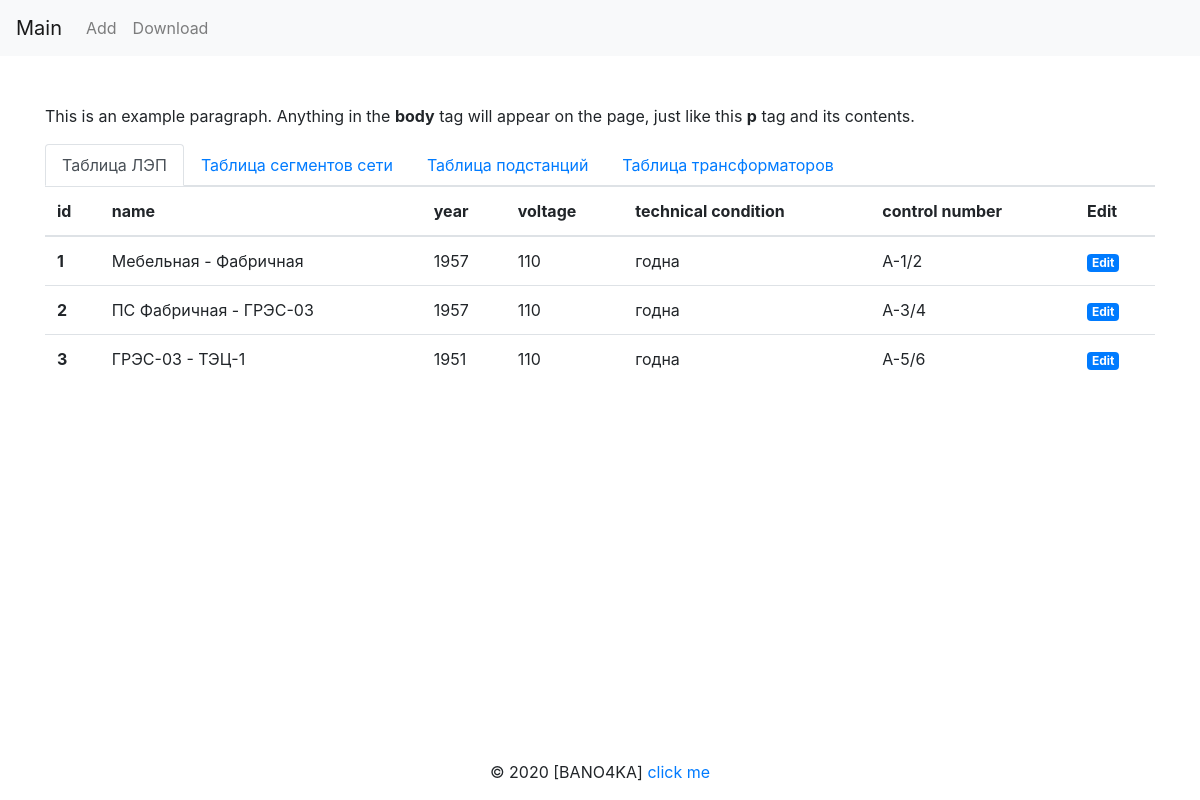
The page / on the database its author committed.
### models.py (models this page shows)
class Power_line(db.Model):
    __tablename__ = "Power_lines"
    id = db.Column(db.Integer,primary_key=True) #айди записи в таблицы
    start_segment_name = db.Column(db.String(256)) #название стартового сегменат
    end_segment_name = db.Column(db.String(256)) #название конечного сегмента
    year_of_commissioning = db.Column(db.Integer) #год ввода в эксплуатуцию
    voltage_class = db.Column(db.String(256)) #класс напряжения
    technical_condition = db.Column(db.String(256)) #состояние сети (хорошо, удовлетворитель, в зоне риска)
    network_name = db.Column(db.String(256)) #наименование сети
    control_number = db.Column(db.String(256)) #диспетчерский номер ЛЭП
    lines_segments = db.relationship("Line_Segment") #ссылка на сегменты сети

### views.py (the view)
@app.route("/")
def index():
    power_lines = db.session.query(Power_line).all()
    lines_segments = db.session.query(Line_Segment).all()
    substations = db.session.query(Substation).all()
    transformers = db.session.query(Transformer).all()
    return render_template("index.html", goals_names=goals_names, power_lines=power_lines, lines_segments=lines_segments, substations=substations, transformers=transformers)

### templates/index.html (shortened to what this page needs)
{% extends 'base.html' %}
{% block container %}
<p>This is an example paragraph. Anything in the <strong>body</strong> tag will appear on the page, just like this <strong>p</strong> tag and its contents.</p>
<ul class="nav nav-tabs">
    <li class="nav-item">
        <a class="nav-link active" data-toggle="tab" href="#power_line">{{goals_names["power_line"]}}</a>
    </li>
    <li class="nav-item">
        <a class="nav-link" data-toggle="tab" href="#line_segment">{{goals_names["line_segment"]}}</a>
    </li>
    <li class="nav-item">
        <a class="nav-link" data-toggle="tab" href="#substation">{{goals_names["substation"]}}</a>
    </li>
    <li class="nav-item">
        <a class="nav-link" data-toggle="tab" href="#transformer">{{goals_names["transformer"]}}</a>
    </li>
</ul>
<div class="tab-content">
    <div class="tab-pane active" id="power_line">
        <table class="table">
            <thead>
                <tr>
                    <th scope="col">id</th>
                    <th scope="col">name</th>
                    <th scope="col">year</th>
                    <th scope="col">voltage</th>
                    <th scope="col">technical condition</th>
                    <th scope="col">control number</th>
                    <th scope="col">Edit</th>
                </tr>
            </thead>
            <tbody>
                {% for e in power_lines %}
                <tr>
                    <th scope="row">{{ e.id }}</th>
                    <td>{{ e.start_segment_name + " - "+ e.end_segment_name }}</td>
                    <td>{{ e.year_of_commissioning }}</td>
                    <td>{{ e.voltage_class }}</td>
                    <td>{{ e.technical_condition }}</td>
                    <td>{{ e.control_number }}</td>
                    <td><a href="{{ url_for('edit', obj='power_line', id=e.id) }}" class="badge badge-primary">Edit</a></td>
                </tr>
                {% endfor %}
            </tbody>
        </table>
    </div>
</div>
{% endblock %}

### templates/base.html (shortened to what this page needs)
<!DOCTYPE html>
<html>
    <head>
        <link rel="stylesheet" href="https://maxcdn.bootstrapcdn.com/bootstrap/4.0.0/css/bootstrap.min.css">
    </head>
    <body>
        <header>
            <nav class="navbar navbar-expand-lg navbar-light bg-light">
                <a class="navbar-brand" href="{{ url_for('index') }}">Main</a>
                <div class="collapse navbar-collapse" id="navbarNav">
                    <ul class="navbar-nav">
                        <li class="nav-item">
                            <a class="nav-link" href="{{ url_for('add')  }}">Add</a>
                        </li>
                        <li class="nav-item">
                            <a class="nav-link" href="{{ url_for('download') }}">Download</a>
                        </li>
                    </ul>
                </div>
            </nav>
        </header>
        <div class="container my-5">
            {% block container %} {% endblock %}
        </div>
        <footer class="page-footer font-small special-color-dark pt-4 fixed-bottom">
            <div class="container">
                <ul class="list-unstyled list-inline text-center">
                    <li class="list-inline-item">
                    </li>
                    <li class="list-inline-item">
                    </li>
                    <li class="list-inline-item">
                    </li>
                    <li class="list-inline-item">
                    </li>
                    <li class="list-inline-item">
                    </li>
                </ul>
            </div>
            <div class="footer-copyright text-center py-3">© 2020 [BANO4KA]
                <a href="https://im0-tub-ru.yandex.net/i?id=b4642d8a67b8c09983887ff513eff7b2&n=13&exp=1">click me</a>
            </div>
        </footer>
    </body>
</html>

### rows shown on the page
Power_line: id "1", start_segment_name+end_segment_name "Мебельная - Фабричная", year_of_commissioning "1957", voltage_class "110", technical_condition "годна", control_number "А-1/2"
Power_line: id "2", start_segment_name+end_segment_name "ПС Фабричная - ГРЭС-03", year_of_commissioning "1957", voltage_class "110", technical_condition "годна", control_number "А-3/4"
Power_line: id "3", start_segment_name+end_segment_name "ГРЭС-03 - ТЭЦ-1", year_of_commissioning "1951", voltage_class "110", technical_condition "годна", control_number "А-5/6"

### other values the page prints
{{ goals_names["power_line"] }} "Таблица ЛЭП"
{{ goals_names["line_segment"] }} "Таблица сегментов сети"
{{ goals_names["substation"] }} "Таблица подстанций"
{{ goals_names["transformer"] }} "Таблица трансформаторов"
